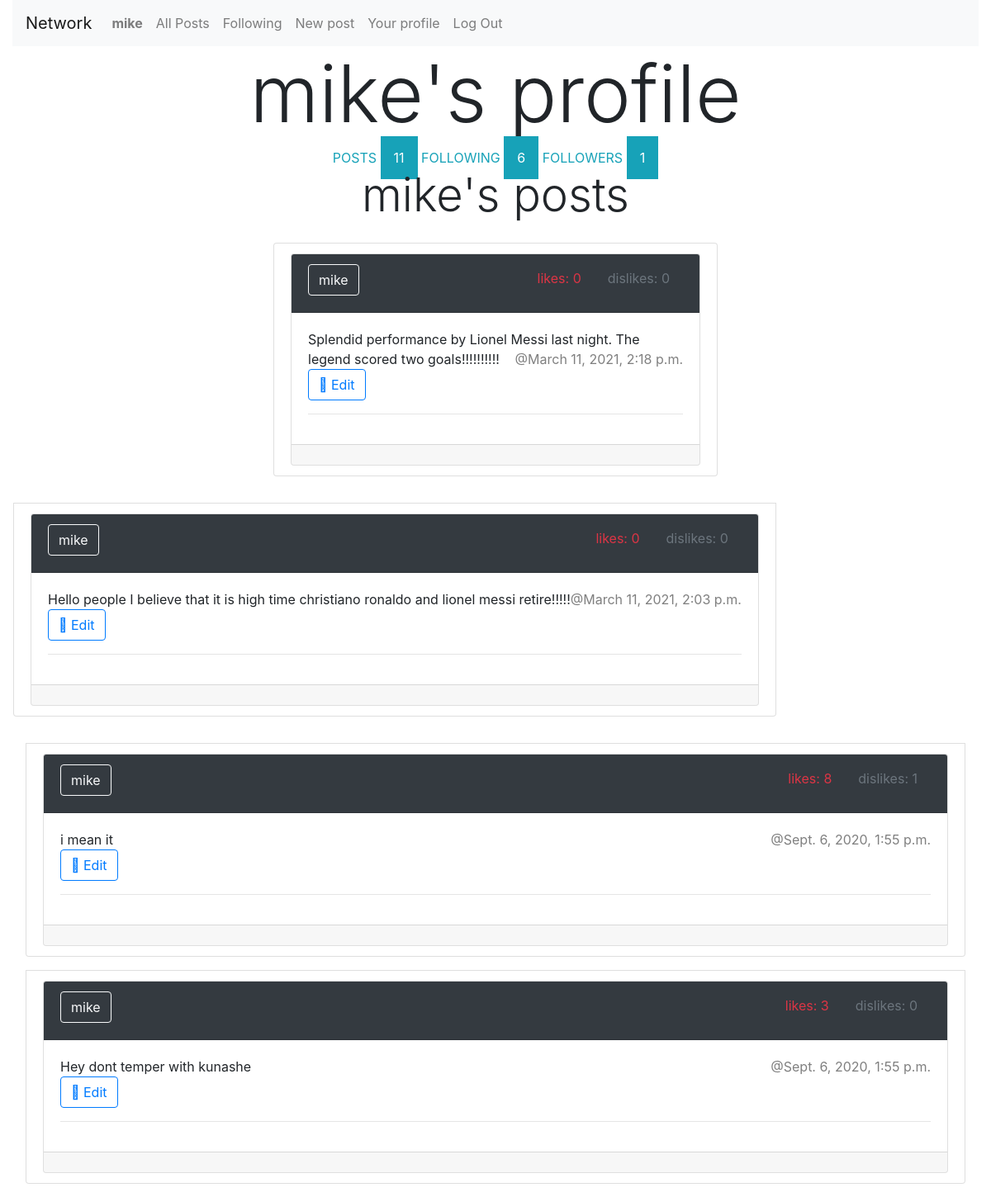
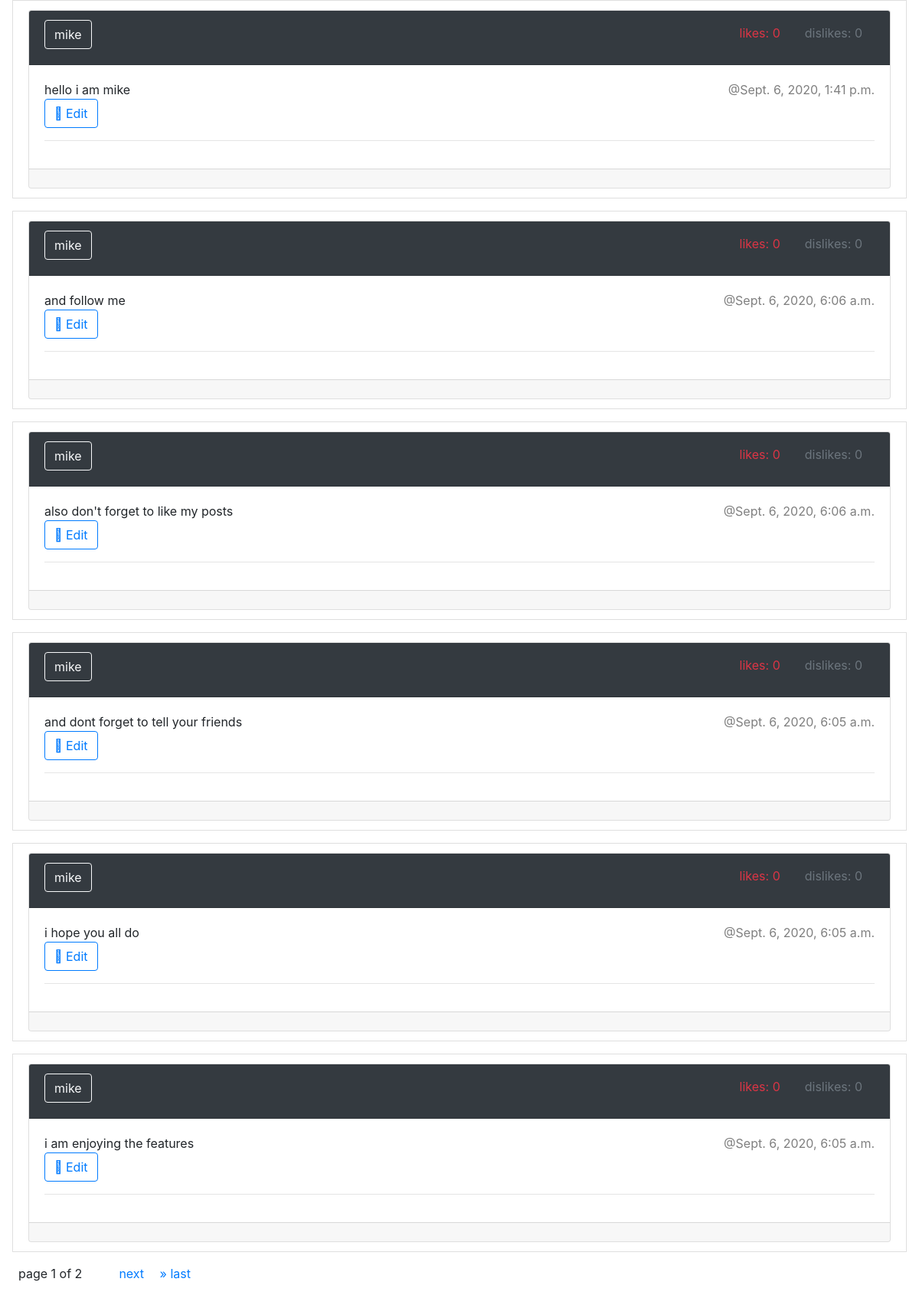
The app's page /profile?username=mike (signed in) with its own data (2 pictures, top to bottom).
### network/models.py (models this page shows, shortened)
class User(AbstractUser):
    pass

class Post(models.Model):
    user = models.ForeignKey("User", on_delete=models.CASCADE,related_name='poster')
    msg = models.TextField(max_length=10000)
    timestamp = models.DateTimeField(auto_now=False, auto_now_add=True)
    likes = models.PositiveIntegerField(default=0)
    dislikes = models.PositiveIntegerField(default=0)

### network/views.py (the view)
# urls.py: path("profile", views.profile_view, name="profile"),
@login_required(login_url='login')
def profile_view(request):
    try:
        you = User.objects.get(username=request.session['username'])
        profile_user = User.objects.get(username=request.GET.get('username'))
    except:
        return render(request, 'network/error.html',{'error_msg':"Sorry user does not exist"})
    if request.GET.get('action') == 'follow':
        try:
            Follow.objects.get(user=profile_user,follower=you)
        except:
            new_follower = Follow(user=profile_user,follower=you)
            new_follower.save()
    if request.GET.get('action') == 'unfollow':
        try:
            follower = Follow.objects.get(user=profile_user,follower=you)
            follower.delete()
        except:
            pass
    followers = Follow.objects.filter(user=profile_user).count()
    following = Follow.objects.filter(follower=profile_user).count()
    posts = (Post.objects.filter(user=profile_user))[::-1]
    posts_num = Post.objects.filter(user=profile_user).count()
    context = {
        'profile_user':profile_user,
        'followers':followers,
        'following':following,
        'posts_num':posts_num
    }
    context['is_self'] = request.GET.get('username') == request.session['username']
    try:
        Follow.objects.get(user=profile_user,follower=you)
        context['is_follower']  = True
    except:
        context['is_follower'] = False
    paginator = Paginator(posts,10)
    page_number = request.GET.get('page')
    context['posts'] = paginator.get_page(page_number)
    return render(request,"network/profile.html",context=context)

### network/templates/network/profile.html (shortened to what this page needs)
{% extends 'network/layout.html' %} {% block title %} {{profile_user.username}}'s Profile {% endblock title %} {% block body %}
<div class="row">
    <div class="col-12">
        <h1 class="display-1 text-center">{{profile_user.username}}'s profile</h1>
        <div class="text-info text-center">
            <span class="mx-auto text-uppercase">posts <span class="badge-info p-3">{{posts_num}}</span></span>
            <span class="mx-auto text-uppercase">following <span class="badge-info p-3">{{following}}</span></span>
            <span class="mx-auto text-uppercase">followers <span class="badge-info p-3">{{followers}}</span></span>
        </div>
    </div>
</div>
<div class="row">
    <div class="col-lg-6 col-md-8 align-content-center offset-lg-3">
        <h1 class="display-4 text-center">{{profile_user.username}}'s posts</h1>
        <ul class="list-group">
            {% for post in posts %}
            <li class="list-group-item m-3">
                <div class="card" id="{{post.id}}">
                    <div class="card-header bg-dark">
                        <h5>
                            <span class="btn btn-outline-light">{{post.user.username}}</span>
                            <small class="pull-right text-secondary mx-2 p-2">dislikes: <span id="dislikes{{post.id}}">{{post.dislikes}}</span></small>
                            <small class="pull-right text-danger mx-2 p-2">likes: <span id="likes{{post.id}}">{{post.likes}}</span></small>
                        </h5>
                    </div>
                    <div class="card-body">
                        <div class="card-text">
                            {{post.msg}}
                            <span class="text-black-50 pull-right">@{{post.timestamp}}</span>
                        </div>
                        {% if is_self %}
                        <button class="btn btn-outline-primary fa-edit" onclick="javascript: drop_edit_textarea('{{post.id}}');">
                            Edit
                        </button>
                        <hr>
                        {% endif %}
                    </div>
                    <div class="card-footer d-inline-flex">
                        </div>
                    </div>
                </div>
            </li>
            {% empty %}
            <li class="list-group-item-info">
                Sorry ther appears to be no posts available
            </li>
            {% endfor %}
        <ul class="pagination">
            <li class="active mx-md-3 px-2">
                page {{ posts.number }} of {{ posts.paginator.num_pages }}
            </li>
            {% if posts.has_next %}
            <li class="mx-sm-auto mx-md-3">
                <a href="?page={{ posts.next_page_number }}" class="mx-md-2">next</a>
                <a href="?page={{ posts.paginator.num_pages }}" class="mx-md-2">&raquo; last</a>
            </li>
            {% endif %}
        </ul>
{% endblock body %}

### network/templates/network/layout.html (shortened to what this page needs)
{% load static %}
<!DOCTYPE html>
<html lang="en">
<head>
    <link href="{% static 'lib/bootstrap/css/bootstrap.min.css' %}" rel="stylesheet">
    <link href="{% static 'lib/font-awesome/css/font-awesome.min.css' %}" rel="stylesheet">
    <link href="{% static 'lib/ionicons/css/ionicons.min.css' %}" rel="stylesheet">
    <link href="{% static 'network/styles.css' %}" rel="stylesheet">
</head>
<body>
    <div class="container-fluid">
        <div class="row">
            <div class="col-12">
                <nav class="navbar navbar-expand-lg navbar-light bg-light">
                    <a class="navbar-brand" href="#">Network</a>
                    <div>
                        <ul class="navbar-nav mr-auto">
                            {% if user.is_authenticated %}
                            <li class="nav-item">
                                <a class="nav-link" href="{% url 'index' %}"><strong>{{ user.username }}</strong></a>
                            </li>
                            {% endif %}
                            <li class="nav-item">
                                <a class="nav-link" href="{% url 'index' %}">All Posts</a>
                            </li>
                            {% if user.is_authenticated %}
                            <li class="nav-item">
                                <a class="nav-link" href="{% url 'following' %}">Following</a>
                            </li>
                            <li class="nav-item">
                                <a class="nav-link" href="{% url 'new' %}">New post</a>
                            </li>
                            <li class="nav-item">
                                <a class="nav-link" href="{% url 'profile' %}?username={{user.username}}">Your profile</a>
                            </li>
                            <li class="nav-item">
                                <a class="nav-link" href="{% url 'logout' %}">Log Out</a>
                            </li>
                            {% endif %}
                        </ul>
                    </div>
                </nav>
            </div>
        </div>
        <div class="body">{% block body %} {% endblock %}</div>
</body>
</html>

### records on screen
User: username "mike"
Post: user.username "mike", dislikes "0", likes "0", msg "Splendid performance by Lionel Messi last night. The legend scored two goals!!!!!!!!!!", timestamp "March 11, 2021, 2:18 p.m."
Post: user.username "mike", dislikes "0", likes "0", msg "Hello people I believe that it is high time christiano ronaldo and lionel messi retire!!!!!", timestamp "March 11, 2021, 2:03 p.m."
Post: user.username "mike", dislikes "1", likes "8", msg "i mean it", timestamp "Sept. 6, 2020, 1:55 p.m."
Post: user.username "mike", dislikes "0", likes "3", msg "Hey dont temper with kunashe", timestamp "Sept. 6, 2020, 1:55 p.m."
Post: user.username "mike", dislikes "0", likes "0", msg "hello i am mike", timestamp "Sept. 6, 2020, 1:41 p.m."
Post: user.username "mike", dislikes "0", likes "0", msg "and follow me", timestamp "Sept. 6, 2020, 6:06 a.m."
Post: user.username "mike", dislikes "0", likes "0", msg "also don't forget to like my posts", timestamp "Sept. 6, 2020, 6:06 a.m."
Post: user.username "mike", dislikes "0", likes "0", msg "and dont forget to tell your friends", timestamp "Sept. 6, 2020, 6:05 a.m."
Post: user.username "mike", dislikes "0", likes "0", msg "i hope you all do", timestamp "Sept. 6, 2020, 6:05 a.m."
Post: user.username "mike", dislikes "0", likes "0", msg "i am enjoying the features", timestamp "Sept. 6, 2020, 6:05 a.m."

### other values on screen
{{ posts_num }} "11"
{{ following }} "6"
{{ followers }} "1"
{{ posts.number }} "1"
{{ posts.paginator.num_pages }} "2"
